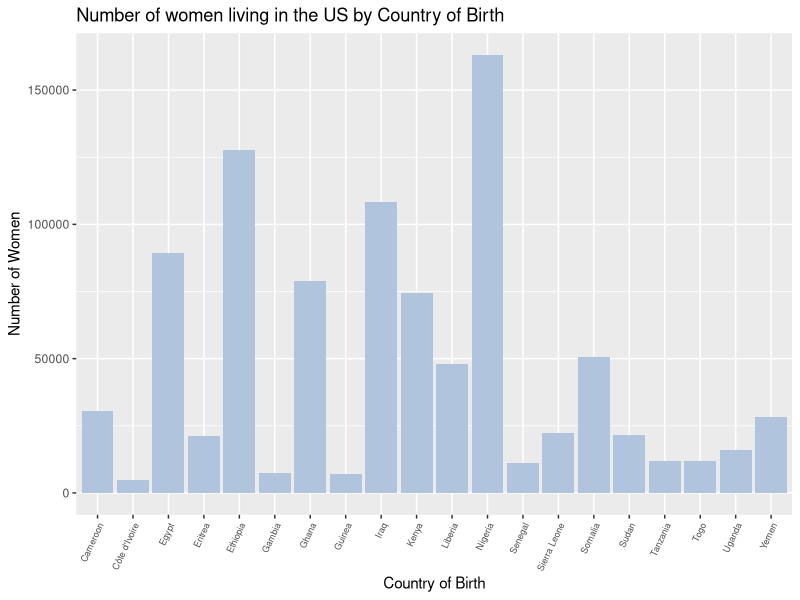
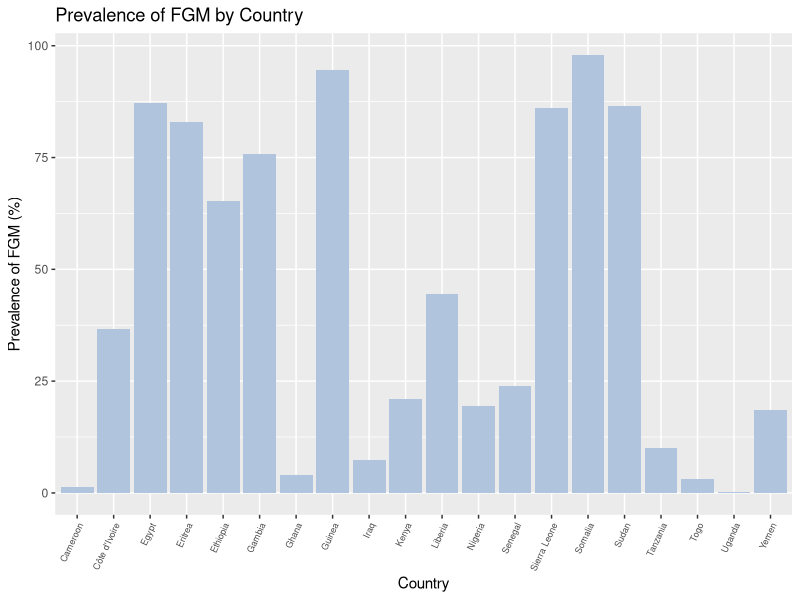
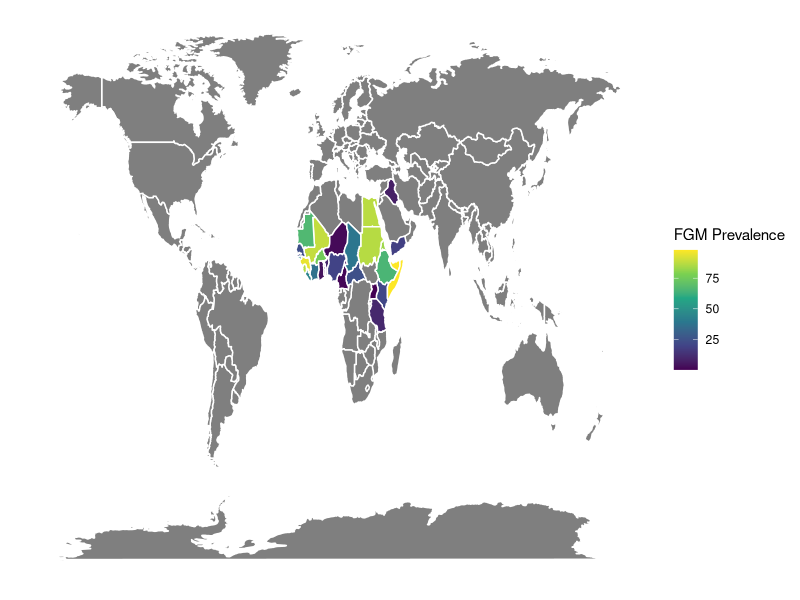
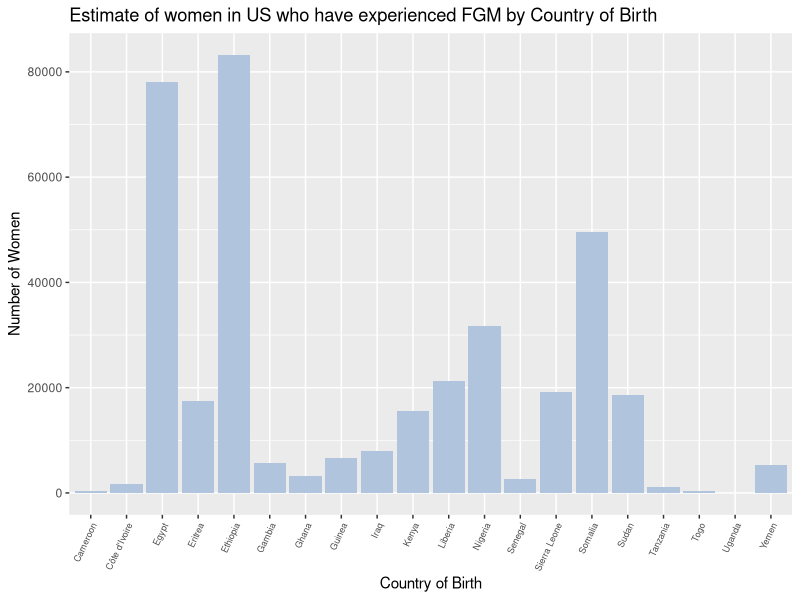

Here is the R script that generated these plots, in order:
## ---- chunk 1
knitr::opts_chunk$set(echo = TRUE)
## ---- chunk 2
library(readxl)
library(dplyr)
library(ggplot2)
library(tidyverse)
## ---- chunk 3
#Importing ACS data 
pob_acs <- read.csv("BST 260 Project Data.csv")
## ---- chunk 4
#Importing FGM Prev data 
fgm_prev <- read_xlsx("FGM-prevalence.xlsx")
## ---- chunk 5
#Filtering data set down to countries that practice FGM 
pob_fgm <- pob_acs %>% filter(Place.of.birth %in% c("Yemen",
                                                  "Iraq",
                                                  "Cameroon",
                                                  "Egypt",
                                                  "Ethiopia",
                                                  "Eritrea",
                                                  "Gambia",
                                                  "Ghana",
                                                  "Guinea",
                                                  "Ivory Coast (2017 or later)",
                                                  "Kenya",
                                                  "Liberia",
                                                  "Nigeria",
                                                  "Senegal",
                                                  "Sierra Leone",
                                                  "Somalia",
                                                  "Sudan",
                                                  "Tanzania",
                                                  "Togo",
                                                  "Uganda"))
## ---- chunk 6
#Changing the variable names 
pob_fgm <- pob_fgm %>% rename(Country = Place.of.birth)
fgm_prev <- fgm_prev %>% rename("fgm_prevalence" = "FGM prevalence among girls and women (%)")
## ---- chunk 7
# Changing the names of countries to match 
pob_fgm$Country <- str_replace_all(pob_fgm$Country, "Ivory Coast \\(2017 or later\\)", "Côte d'Ivoire")
fgm_prev$Country <- str_replace_all(fgm_prev$Country, "United Republic of Tanzania", "Tanzania")
## ---- chunk 8
#Join the dataset 
fgm_combined <- inner_join(pob_fgm, fgm_prev, by = c("Country"))
## ---- chunk 9
#Remove male and total population columns 
fgm_combined <- fgm_combined[-c(2,3)]
## ---- chunk 10
#Estimate the number of women who have experienced FGM in US 
fgm_combined$fgm_estimate <- fgm_combined$Female*(fgm_combined$fgm_prevalence/100)
## ---- chunk 11
#Total number of women in the US who are have experienced FGM 
fgm_combined %>% summarise(sum(fgm_estimate))
## ---- chunk 12
fgm_combined %>% 
  ggplot() +
  geom_bar(aes(x=Country, y = Female), stat = "identity", fill = "lightsteelblue") + 
  xlab("Country of Birth") + 
  ylab("Number of Women") +
  theme(axis.text.x = element_text(size = 6.5, angle = 65, hjust=1))+
  ggtitle("Number of women living in the US by Country of Birth") 
## ---- chunk 13
fgm_combined %>% 
  ggplot() +
  geom_bar(aes(x=Country, y = fgm_prevalence), stat = "identity", fill = "lightsteelblue") + 
  xlab("Country") + 
  ylab("Prevalence of FGM (%)") +
  theme(axis.text.x = element_text(size = 6.5, angle = 65, hjust=1))+
  ggtitle("Prevalence of FGM by Country") 

#World Map 
world_map = map_data("world")

#Rename any countries to match 
world_map$region <- str_replace_all(world_map$region, "Ivory Coast", "Côte d'Ivoire")

world_map_fgm <- left_join(world_map,fgm_prev,by = c("region" = "Country"))


ggplot(world_map_fgm, aes(x = long, y = lat, group = group)) +
      geom_polygon(aes_string(fill="fgm_prevalence"), color = "white") + 
     scale_fill_viridis_c(name = "FGM Prevalence")+
      theme(panel.grid.major = element_blank(), 
            panel.background = element_blank(),
            axis.title = element_blank(), 
            axis.text = element_blank(),
            axis.ticks = element_blank())



## ---- chunk 14
fgm_combined %>% 
  ggplot() +
  geom_bar(aes(x=Country, y = fgm_estimate), stat = "identity", fill = "lightsteelblue") + 
  xlab("Country of Birth") + 
  ylab("Number of Women") +
  theme(axis.text.x = element_text(size = 6.5, angle = 65, hjust=1))+
  ggtitle("Estimate of women in US who have experienced FGM by Country of Birth") 

